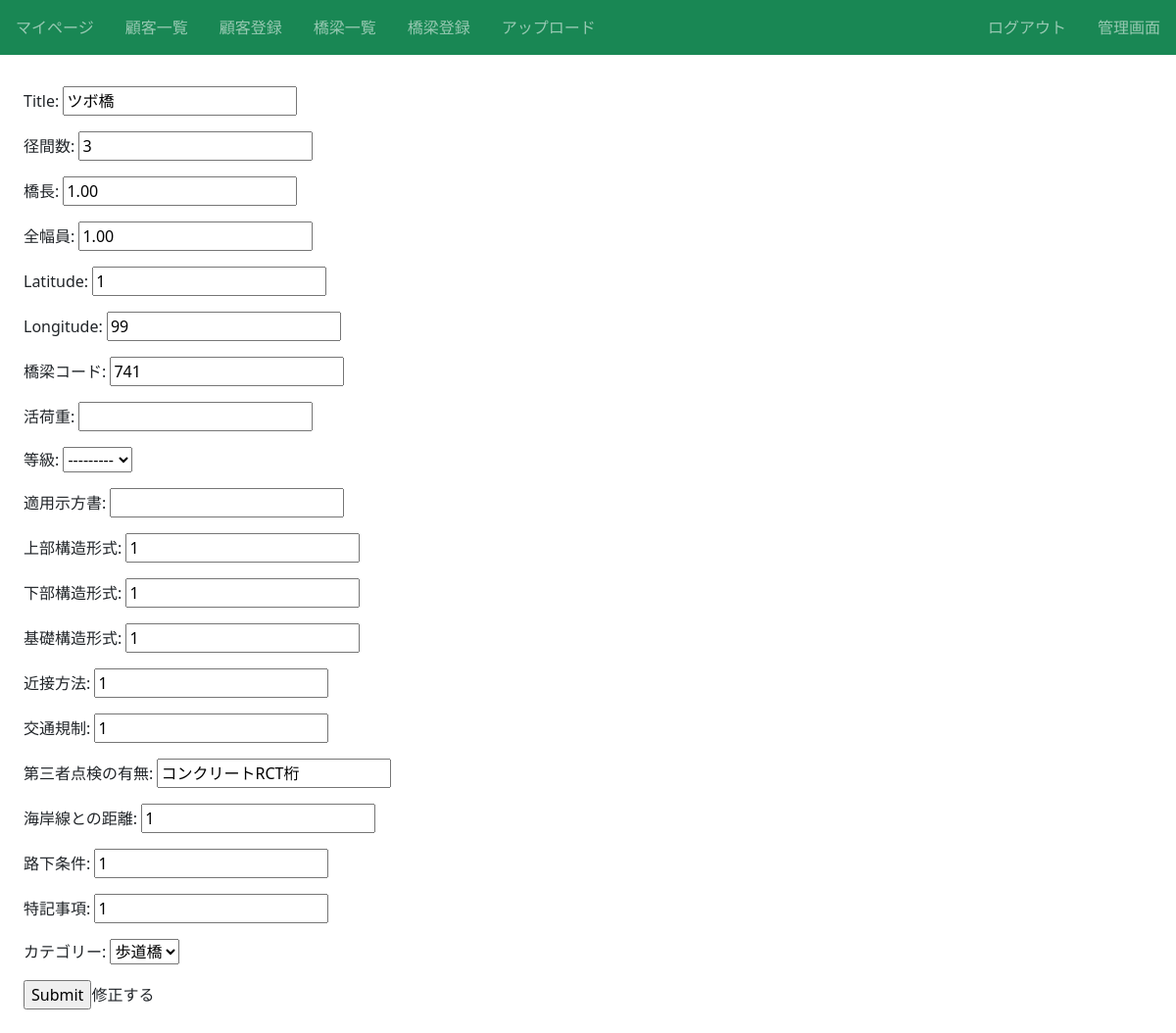
The page /infra/2/update/ (signed in) on the database as committed earlier.
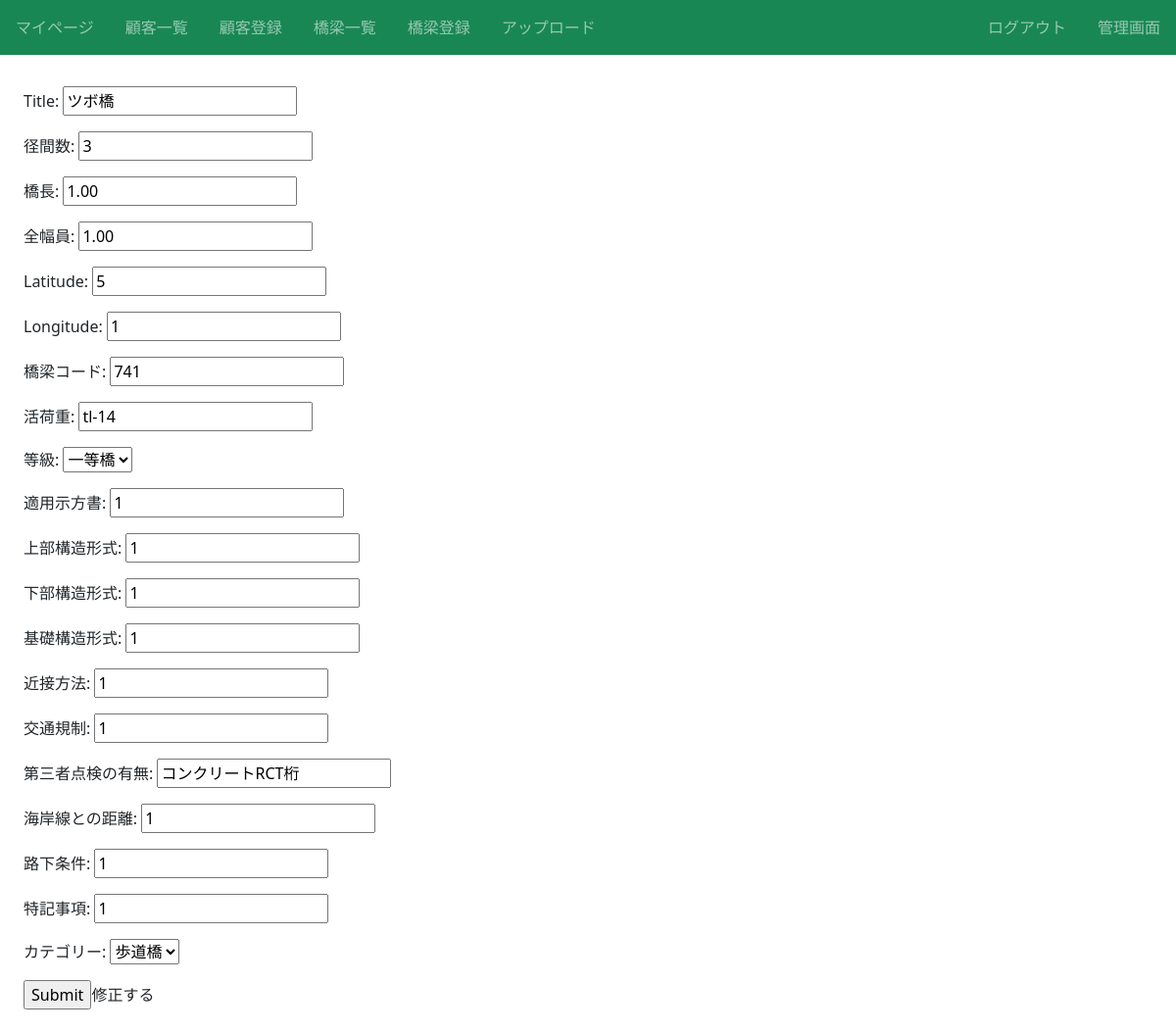
The same page on the database as committed later.
### infra/models.py (models this page shows, shortened)
class Infra(models.Model):
  title = models.CharField(max_length=100)# 橋名
  径間数 = models.IntegerField()# 径間数
  橋長 = models.DecimalField(max_digits=10, decimal_places=2)# 橋長(最大桁数10桁、小数点以下2桁)
  全幅員 = models.DecimalField(max_digits=10, decimal_places=2)# 全幅員(最大桁数10桁、小数点以下2桁)
  路線名 = models.CharField(max_length=50)# 路線名
  latitude = models.CharField(max_length=50)# 緯度
  longitude = models.CharField(max_length=50)# 経度
  橋梁コード = models.CharField(max_length=50, blank=True)# 橋梁コード
  活荷重 = models.CharField(max_length=50, blank=True)# 活荷重
  等級 = models.CharField(max_length=50, blank=True, choices = LOADGRADE)# 等級
  適用示方書 = models.CharField(max_length=100, blank=True)# 適用示方書
  上部構造形式 = models.CharField(max_length=100)# 上部構造形式
  下部構造形式 = models.CharField(max_length=100)# 下部構造形式
  基礎構造形式 = models.CharField(max_length=100)# 基礎構造形式
  近接方法 = models.CharField(max_length=100)# 近接方法
  交通規制 = models.CharField(max_length=100)# 交通規制
  第三者点検の有無 = models.CharField(max_length=100)# 第三者点検の有無
  海岸線との距離 = models.CharField(max_length=100)# 海岸線の距離
  路下条件 = models.CharField(max_length=100)# 路下条件
  特記事項 = models.CharField(max_length=100, blank=True)# 特記事項
  カテゴリー = models.CharField(max_length=100, choices = CATEGORY)# カテゴリー

### infra/views.py (the view)
# urls.py: path('infra/<int:pk>/update/', views.UpdateInfraView.as_view(), name='update-infra'),
class UpdateInfraView(LoginRequiredMixin, UpdateView):
  template_name = 'infra/infra_update.html'
  model = Infra
  fields = ('title', '径間数', '橋長', '全幅員', 'latitude', 'longitude', '橋梁コード', '活荷重', '等級', '適用示方書', '上部構造形式', '下部構造形式', '基礎構造形式', '近接方法', '交通規制', '第三者点検の有無', '海岸線との距離', '路下条件', '特記事項', 'カテゴリー')
  success_url = reverse_lazy('list-infra')

### infra/templates/infra/infra_update.html (shortened to what this page needs)
{% extends "base.html" %}
{% block content %}
  <form method='POST'>
    {{form.as_p}}
    <input type='submit'>修正する</button>
  </form>
{% endblock content %}

Rows that differ between the two databases and show on the page:
changed Infra "ツボ橋": latitude "1" → "5"; longitude "99" → "1"; as_p (not shown) → "tl-14"; as_p "---------" → "一等橋"; as_p (not shown) → "1"
